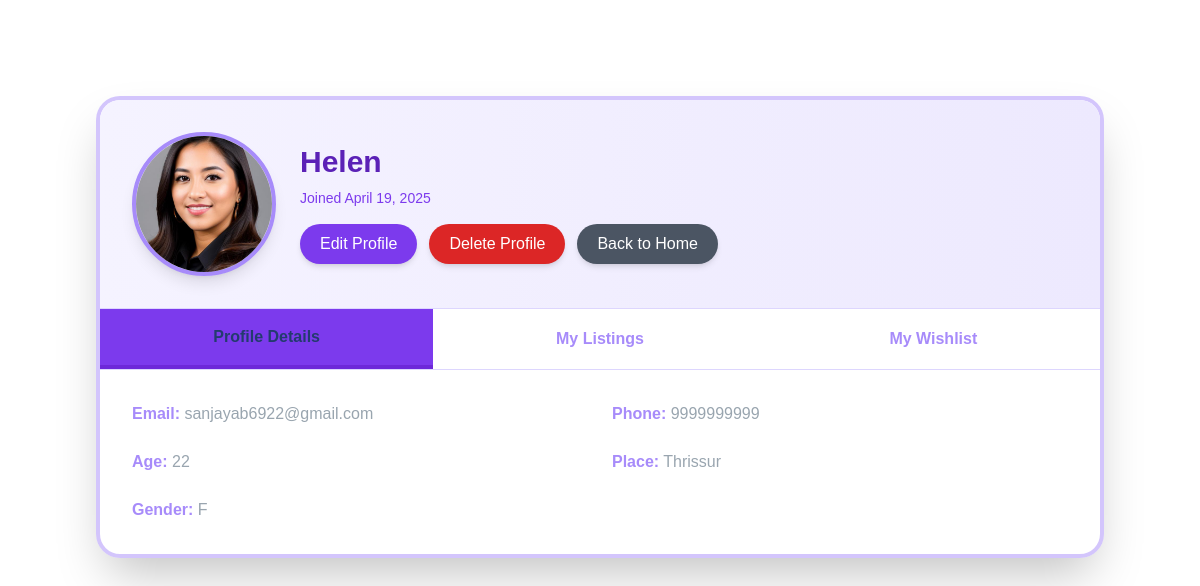
Page /profile/ (signed in) on the committed database.
### nestf/models.py (models this page shows, shortened)
class Reg_form(models.Model):
    name = models.CharField(max_length=200)
    image = models.ImageField(upload_to='user_image/', null=True, blank=True)
    email = models.EmailField(max_length=100, unique=True)
    password = models.CharField(max_length=128)  # Store hashed password
    phone_No = models.BigIntegerField()
    age = models.IntegerField()
    place = models.CharField(max_length=30)
    GENDER_CHOICES = (
        ('Male', 'Male'),
        ('Female', 'Female'),
        ('Other', 'Other'),
    )
    gender = models.CharField(max_length=10, choices=GENDER_CHOICES, null=True, blank=True)
    otp = models.CharField(max_length=6, blank=True, null=True)
    email_verified = models.BooleanField(default=False)
    created_at = models.DateTimeField(auto_now_add=True, null=True, blank=True)

### nestf/views.py (the view)
# urls.py: path("profile/", views.user_profile, name="profile"),
def user_profile(request):
    user_email = request.session.get('email')
    if user_email:
        try:
            reg_user = models.Reg_form.objects.get(email=user_email)
            user_products = models.Product.objects.filter(owner=reg_user)
            wishlist_items = models.AnonymousWishlist.objects.filter(user=reg_user)
            wishlist_products = [item.product for item in wishlist_items]
            print(f"User: {reg_user.name}, Listings: {len(user_products)}, Wishlist: {len(wishlist_products)}")
            context = {
                'user': reg_user,
                'user_products': user_products,
                'wishlist_products': wishlist_products,
            }
            return render(request, 'profile.html', context)
        except models.Reg_form.DoesNotExist:
            return redirect('login')  # Redirect to login if email not found
    else:
        if not request.session.session_key:
            request.session.create()
        print(f"Anonymous profile, Session Key: {request.session.session_key}")
        return render(request, 'profile.html', {'user': None, 'user_products': []})

### nestf/templates/profile.html (shortened to what this page needs)
<!DOCTYPE html>
<html lang="en">
<head>
    {% load static %}
    <script src="https://cdn.tailwindcss.com"></script>
    <link rel="stylesheet" href="https://cdn.jsdelivr.net/npm/swiper/swiper-bundle.min.css" />
</head>
<body class="min-h-screen">
    <div class="max-w-5xl mx-auto rounded-3xl shadow-2xl overflow-hidden transform transition-all duration-500 hover:shadow-violet-400 animate-fade-in profile-container">
        <div class="bg-gradient-to-r from-violet-50 to-violet-100 p-8 flex flex-col sm:flex-row items-center gap-6">
            <div class="flex-shrink-0">
                {% if user and user.image %}
                <img src="{{ user.image.url }}" alt="Profile Picture" class="w-36 h-36 rounded-full border-4 border-violet-400 shadow-lg transform transition-transform duration-300 hover:scale-105" />
                {% endif %}
            </div>
            <div class="text-center sm:text-left" >
                <h1 class="text-3xl font-bold text-violet-800 mb-2">{{ user.name|default:"Guest" }}</h1>
                {% if user %}
                <p class="text-violet-600 text-sm">Joined {{ user.created_at|date:"F d, Y"|default:"N/A" }}</p>
                <div class="mt-4 flex flex-wrap gap-3">
                    <a href="{% url 'edit-profile' %}" class="bg-violet-600 text-white py-2 px-5 rounded-full hover:bg-violet-700 transition-all duration-300 shadow-md hover:shadow-lg transform hover:-translate-y-1">Edit Profile</a>
                    <a href="{% url 'delete_profile' %}" class="bg-red-600 text-white py-2 px-5 rounded-full hover:bg-red-700 transition-all duration-300 shadow-md hover:shadow-lg transform hover:-translate-y-1">Delete Profile</a>
                    <a href="{% url 'userhome' %}" class="bg-gray-600 text-white py-2 px-5 rounded-full hover:bg-gray-700 transition-all duration-300 shadow-md hover:shadow-lg transform hover:-translate-y-1">Back to Home</a>
                </div>
                {% endif %}
            </div>
        </div>
        {% if user %}
        <div class="border-t border-violet-200">
            <div class="flex border-b border-violet-200">
                <button class="tab-btn flex-1 py-4 px-6 text-violet-400 font-semibold hover:bg-violet-100 active" onclick="showTab('profile-details')">Profile Details</button>
                <button class="tab-btn flex-1 py-4 px-6 text-violet-400 font-semibold hover:bg-violet-100" onclick="showTab('my-listings')">My Listings</button>
                <button class="tab-btn flex-1 py-4 px-6 text-violet-400 font-semibold hover:bg-violet-100" onclick="showTab('my-wishlist')">My Wishlist</button>
            </div>
            <div class="p-8">
                <div id="profile-details" class="tab-content active animate-fade-in">
                    <div class="grid grid-cols-1 sm:grid-cols-2 gap-6 text-gray-800" style="color: rgb(153, 165, 175);">
                        <p><strong class="text-violet-400">Email:</strong> {{ user.email }} </p>
                        <p><strong class="text-violet-400">Phone:</strong> {{ user.phone_No|default:"N/A" }}</p>
                        <p><strong class="text-violet-400">Age:</strong> {{ user.age|default:"N/A" }}</p>
                        <p><strong class="text-violet-400">Place:</strong> {{ user.place|default:"N/A" }}</p>
                        <p class="sm:col-span-2"><strong class="text-violet-400">Gender:</strong> {{ user.get_gender_display|default:"N/A" }}</p>
                    </div>
                </div>
            </div>
        </div>
        {% endif %}
    </div>
</body>
</html>

### nestf/templates/profile.html (style rules this page uses)
body { background-image: url('https://img.freepik.com/free-vector/digital-technology-background-vector-with-hexagon-border-dark-purple-tone_53876-126074.jpg'); background-size: cover; background-position: center; background-attachment: fixed; background-blend-mode: overlay; margin: 0; padding: 6rem; min-height: 100vh; font-family: sans-serif; }
.profile-container { background-color: rgba(255, 255, 255, 0.1); backdrop-filter: blur(8px); border: 4px solid rgba(167, 139, 250, 0.5); border-radius: 1.5rem; transition: all 0.5s ease; }
.tab-btn { transition: all 0.3s ease; }
.tab-btn.active { background-color: #7C3AED; color: rgb(35, 59, 110); border-bottom: 4px solid #6D28D9; }
.tab-content { display: none; }
.tab-content.active { display: block; }

### rows in the picture
Reg_form: image (picture), name "Helen", created_at "April 19, 2025", email "sanjayab6922@gmail.com", phone_No "9999999999", age "22", place "Thrissur", gender "F"
